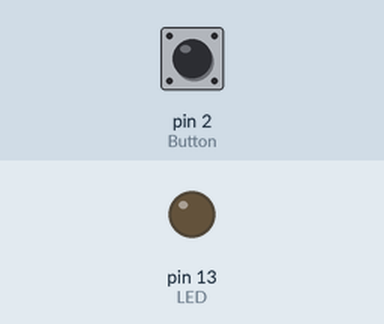
Recording of a sketch running on a simulated Arduino Uno, built with avr-gcc and run on an emulated ATmega328P. On the bench: output pins drawn as LEDs (lit = HIGH). The test bench sets the inputs (shaded band); at power-on: pin 2 (Button) LOW.

Above: at 1.2 s.
1.3 s: pin 2 (Button) pulled HIGH for 0.15 s
At 1.47 s:
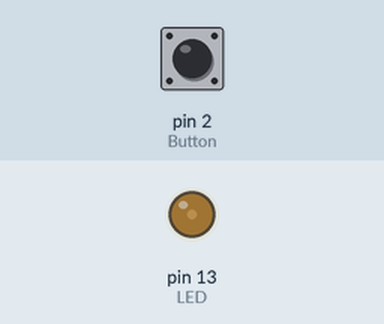
3.0 s: pin 2 (Button) pulled HIGH for 3.2 s
At 7.2 s:
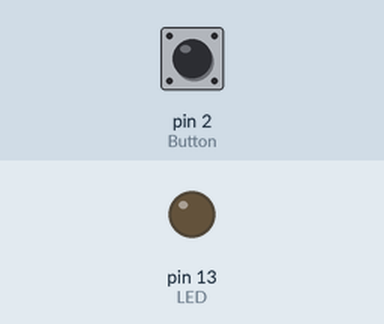
Timing chart, 0 to 8.7 s (numbered marks = the images above; inputs shaded):
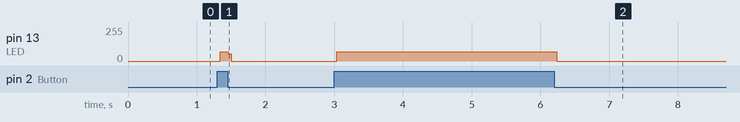

The sketch:

PushButtonLED_V1_Simple.ino
```cpp
/* ORIGINAL:
void setup() {
    pinMode(13, OUTPUT); //LED
    pinMode(2, INPUT); //Button
}
void loop() {
    digitalWrite(13, digitalRead(2));
}
*/

//###################################   NEU    ########################:
//Konstanten
const int LED_PIN = LED_BUILTIN;
const int PUSH_BUTTON_PIN = 2;

// Peripherie Interface
class Peripheral {
public:
  virtual void setup() = 0; // Setup-Methode (reine virtuelle Funktion)
};

// LED Klasse
class LED : public Peripheral {
private: int pin;

public: LED(int pin) : pin(pin) {}

  void setup() {
    pinMode(pin, OUTPUT);
  }

  void on() {
    digitalWrite(pin, HIGH);
  }

  void off() {
    digitalWrite(pin, LOW);
  }
};

// Button Klasse
class Button : public Peripheral {
  private: int pin;

  public: Button(int pin) : pin(pin) {}

    //Button muss setup() aus Peripheral implementieren
    void setup() {
        pinMode(pin, INPUT);
    }

    int read() {
      return digitalRead(pin);
    }
};

// Sketch Klasse
class OnOffSimple {
private:
  LED ledOnBoard;
  Button button;

public: OnOffSimple() : ledOnBoard(LED_PIN), button(PUSH_BUTTON_PIN) {}

    void setup() {
        ledOnBoard.setup();
        button.setup();
    }

    void loop() {
        if(button.read()) {
          ledOnBoard.on();
        }
        ledOnBoard.off();
    }
};

OnOffSimple onOffSimpleSketch;

void setup() {
  onOffSimpleSketch.setup();
}

void loop() {
  onOffSimpleSketch.loop();
}
```

Measured:
- after the input at 1.3 s, pin 13 (LED): 0/255 → 71/255 at once, → 0/255 0.12 s later
- after the input at 3.0 s, pin 13 (LED): 0/255 → 71/255 at once, → 0/255 3.2 s later
